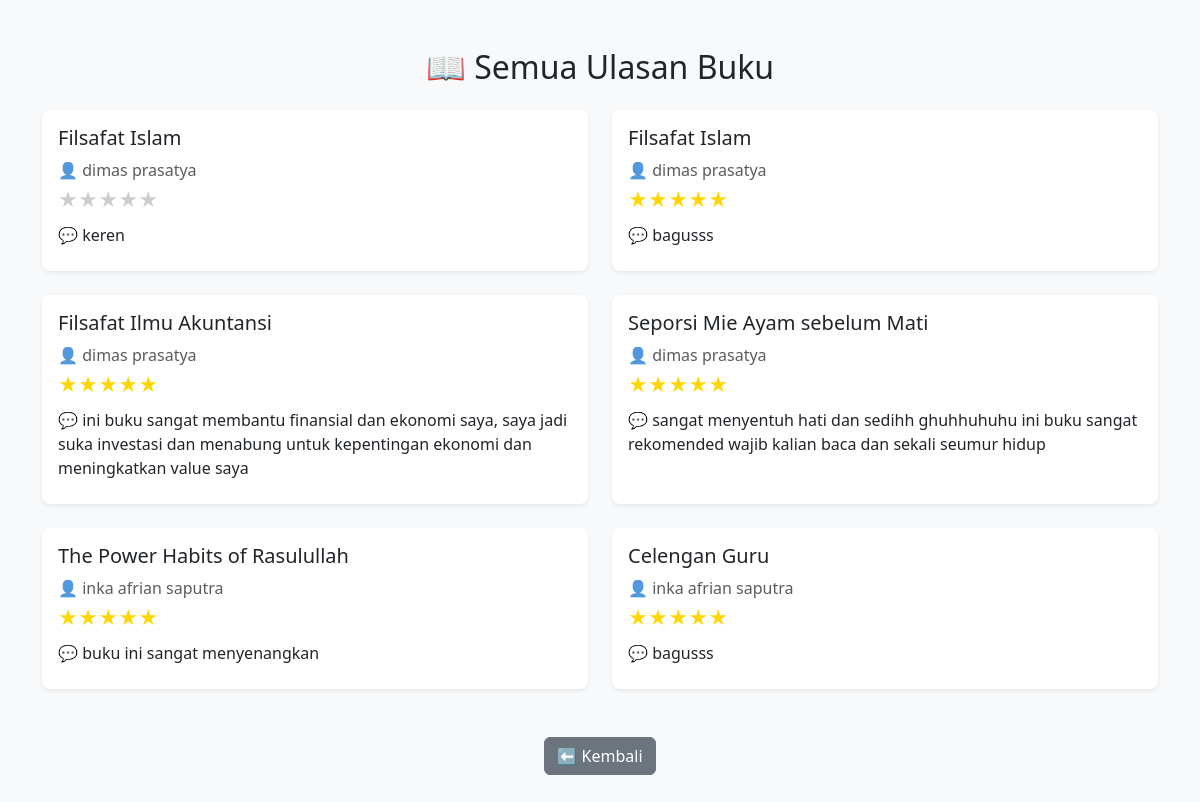
Screenshot of /frontend/semua-ulasan.php with the database file from the repository.
### tables this page shows
CREATE TABLE `ulasanbuku` (
  `UlasanID` int NOT NULL,
  `UserID` int DEFAULT NULL,
  `BukuID` int DEFAULT NULL,
  `Ulasan` text,
  `rating` tinyint(1) NOT NULL DEFAULT '5'
);

CREATE TABLE `buku` (
  `BukuID` int NOT NULL,
  `Judul` varchar(255) NOT NULL,
  `Penulis` varchar(255) DEFAULT NULL,
  `Penerbit` varchar(255) DEFAULT NULL,
  `tahun_terbit` int DEFAULT NULL,
  `cover` varchar(255) DEFAULT NULL,
  `deskripsi` text,
  `Stok` int NOT NULL DEFAULT '0' COMMENT 'Jumlah buku tersedia'
);

CREATE TABLE `user` (
  `UserID` int NOT NULL,
  `Username` varchar(255) NOT NULL,
  `Password` varchar(255) NOT NULL,
  `Email` varchar(255) NOT NULL,
  `NamaLengkap` varchar(255) DEFAULT NULL,
  `Alamat` text,
  `Role` enum('administrator','petugas','peminjam') NOT NULL
);

### frontend/semua-ulasan.php (the view, shortened to what this page needs)
<?php
include '../config/connection.php';
$q = "
  SELECT ub.*, b.Judul, us.NamaLengkap
  FROM ulasanbuku ub
  JOIN buku b ON ub.BukuID = b.BukuID
  JOIN user us ON ub.UserID = us.UserID
  ORDER BY ub.UlasanID DESC
";
$res = mysqli_query($connect, $q) or die(mysqli_error($connect));
?>
<!DOCTYPE html>
<html lang="id">
<head>
  <link href="https://cdn.jsdelivr.net/npm/bootstrap@5.3.0/dist/css/bootstrap.min.css" rel="stylesheet">
</head>
<body class="bg-light">
<div class="container py-5">
  <h2 class="mb-4 text-center">📖 Semua Ulasan Buku</h2>
  <div class="row">
    <?php while ($row = mysqli_fetch_assoc($res)):
        $stars = round($row['rating'] / 20);
    ?>
      <div class="col-md-6 mb-4">
        <div class="card shadow-sm border-0 rounded-3 h-100">
          <div class="card-body">
            <h5 class="card-title"><?= htmlspecialchars($row['Judul']) ?></h5>
            <p class="text-muted mb-1">👤 <?= htmlspecialchars($row['NamaLengkap']) ?></p>
            <p class="mb-2">
              <?php
                for($i=1; $i<=5; $i++){
                    if($i <= $stars){
                        echo '<span style="color:#FFD700; font-size:1.2em;">★</span>';
                    } else {
                        echo '<span style="color:#ccc; font-size:1.2em;">★</span>';
                    }
                }
              ?>
            </p>
            <p class="mb-2">💬 <?= nl2br(htmlspecialchars($row['Ulasan'])) ?></p>
          </div>
        </div>
      </div>
    <?php endwhile; ?>
  </div>
  <div class="text-center mt-4">
    <a href="index.php" class="btn btn-secondary">⬅ Kembali</a>
  </div>
</div>
</body>
</html>

### rows the page displays
ulasanbuku: BukuID.Judul "Filsafat Islam", UserID.NamaLengkap "dimas prasatya", rating 5 (drawn), Ulasan "keren"
ulasanbuku: BukuID.Judul "Filsafat Islam", UserID.NamaLengkap "dimas prasatya", Ulasan "bagusss"
ulasanbuku: BukuID.Judul "Filsafat Ilmu Akuntansi", UserID.NamaLengkap "dimas prasatya", Ulasan "ini buku sangat membantu finansial dan ekonomi saya, saya jadi suka investasi dan menabung untuk kepentingan ekonomi dan meningkatkan value saya"
ulasanbuku: BukuID.Judul "Seporsi Mie Ayam sebelum Mati", UserID.NamaLengkap "dimas prasatya", Ulasan "sangat menyentuh hati dan sedihh ghuhhuhuhu ini buku sangat rekomended wajib kalian baca dan sekali seumur hidup"
ulasanbuku: BukuID.Judul "The Power Habits of Rasulullah", UserID.NamaLengkap "inka afrian saputra", Ulasan "buku ini sangat menyenangkan"
ulasanbuku: BukuID.Judul "Celengan Guru", UserID.NamaLengkap "inka afrian saputra", Ulasan "bagusss"
